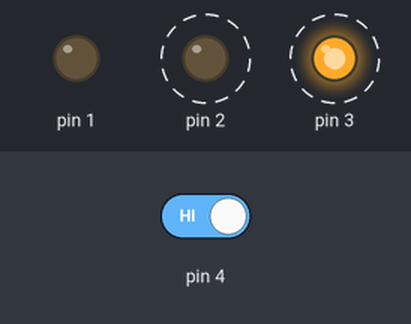
Recording of a sketch running on a simulated Arduino Uno, built with avr-gcc and run on an emulated ATmega328P. Shown: output pins drawn as LEDs (lit = HIGH). Dashed ring = blinking. Inputs (shaded band) come from the test bench; at power-on: pin 4 HIGH.

Above: at 1.25 s.
1.3 s: pin 4 driven LOW
At 2.6 s:
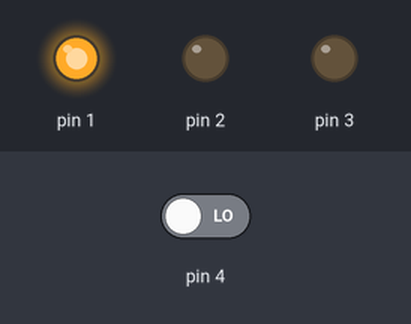
2.9 s: pin 4 driven HIGH
At 3.05 s:
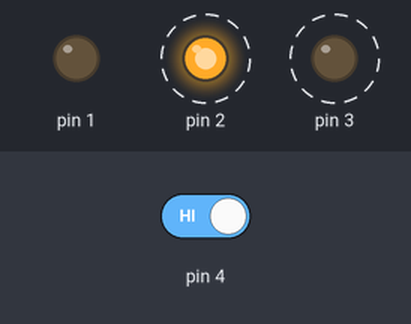
Timing chart, 0 to 11.9 s (numbered marks = the images above; inputs shaded):
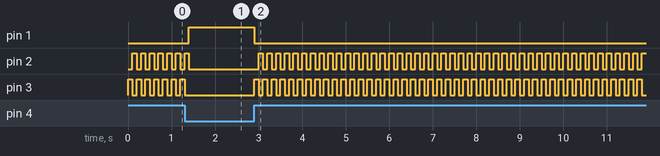

Measured:
- after the input at 1.3 s, pin 1: LOW → HIGH after 0.10 s; pin 2: goes on until 1.4 s, then stays LOW; pin 3: goes on until 1.3 s, then stays LOW
- after the input at 2.9 s, pin 1: HIGH → LOW at once; pin 2: alternates HIGH for 0.10 s and LOW for 0.10 s, starting after 0.10 s; pin 3: alternates HIGH for 0.10 s and LOW for 0.10 s, starting at once
- by itself, pin 2, pin 3: alternates HIGH for 0.10 s and LOW for 0.10 s

The sketch:

Code.ino
```cpp
void setup() {
  pinMode(1, OUTPUT);
  pinMode(2, OUTPUT);
  pinMode(3, OUTPUT);
  pinMode(4, INPUT);
}

void loop() {
  int switchState = digitalRead(4);

  if(switchState == LOW) {
  // the button is not pressed

  digitalWrite(1, HIGH); // green LED
  digitalWrite(2, LOW); // red LED
  digitalWrite(3, LOW); // red LED
  }

  else {
  digitalWrite(1, LOW);
  digitalWrite(2, LOW);
  digitalWrite(3, HIGH);

  delay(100); // wait for a 100 seconds
  digitalWrite(2, HIGH);
  digitalWrite(3, LOW);
  delay(100);
  }
}
```
